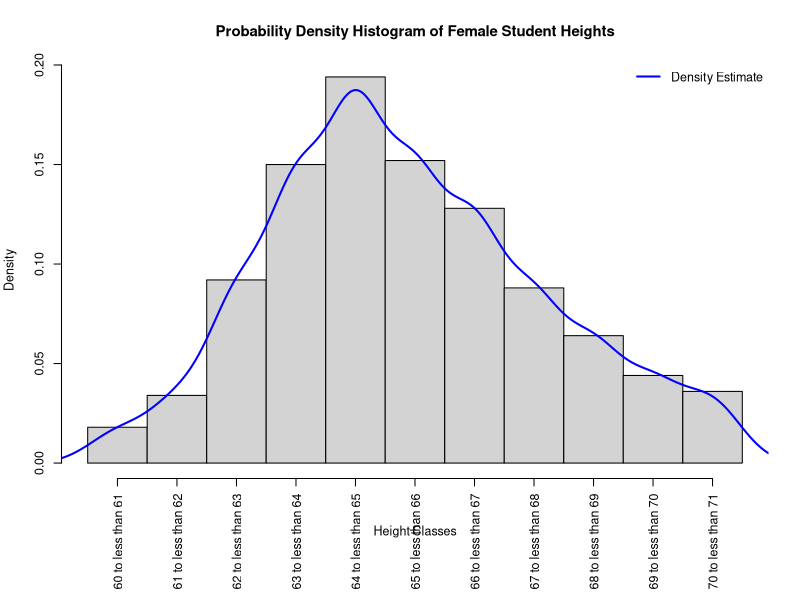
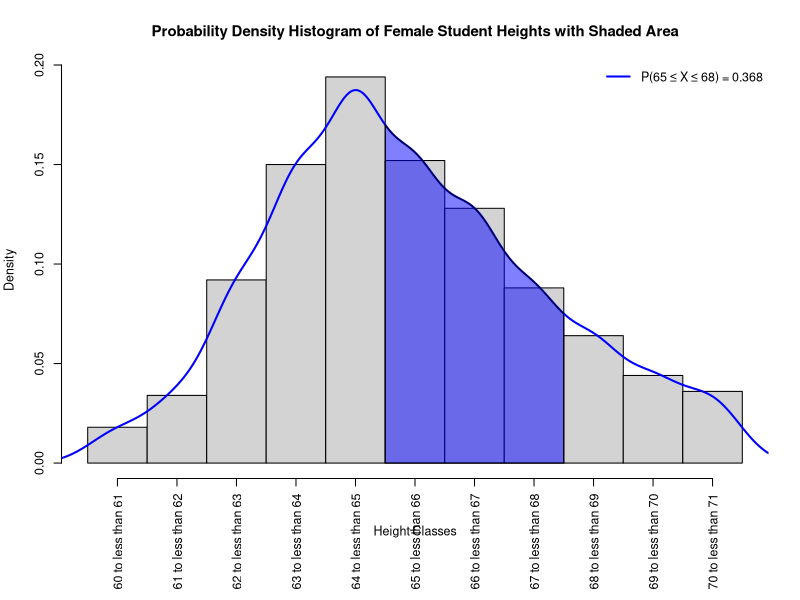
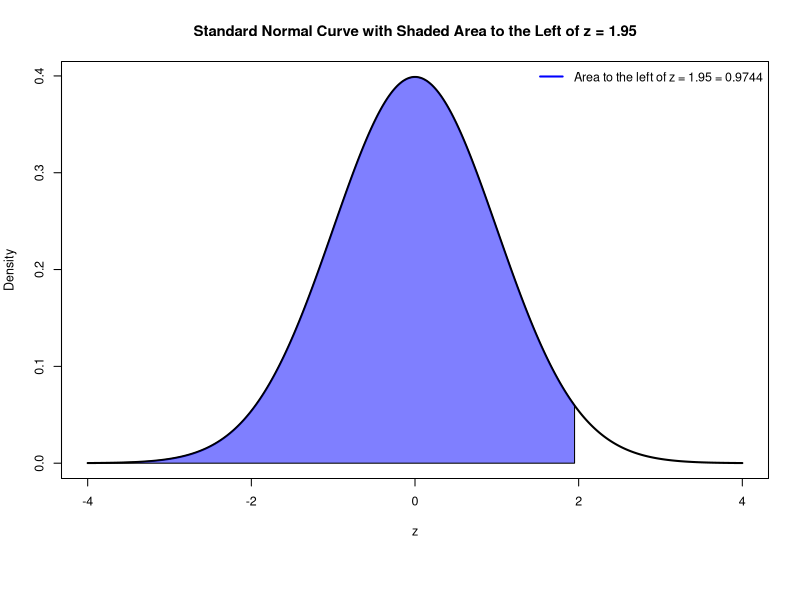
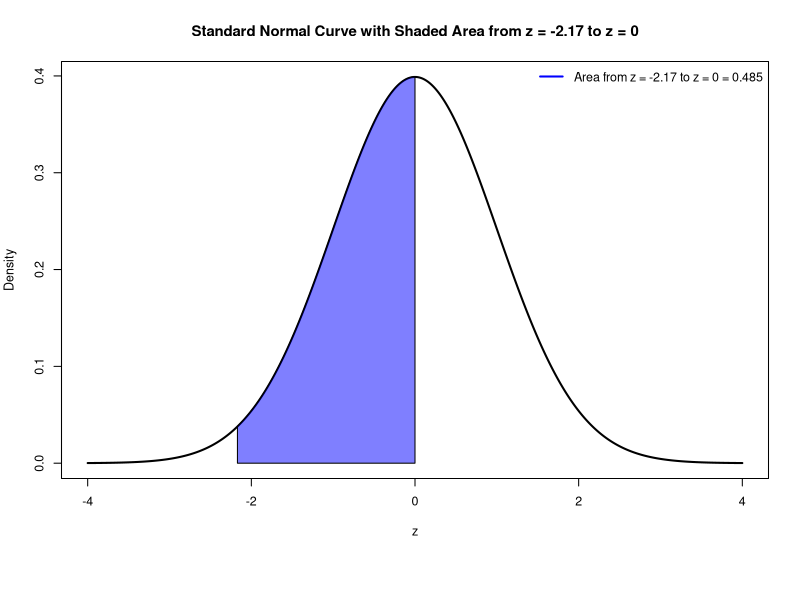

R code for these plots, in order:
## Suppose 5000 female students are enrolled at a university, and X is the
## continuous random variable that represents the height in inches of a randomly
## selected female student. Note that these are exact probabilities because we
## are considering the population of all female students enrolled at the
## university.

# Height Classes

C <- c("60 to less than 61", "61 to less than 62", "62 to less than 63", 
       "63 to less than 64", "64 to less than 65", "65 to less than 66", 
       "66 to less than 67", "67 to less than 68", "68 to less than 69", 
       "69 to less than 70", "70 to less than 71")

# Frequencies
f <- c(90, 170, 460, 750, 970, 
       760, 640, 440, 320, 220, 180)

# Relative Frequencies
rf <- c(0.018, 0.034, 0.092, 0.150, 0.194, 
        0.152, 0.128, 0.088, 0.064, 0.044, 0.036)

## Create a probability density histogram for these data and then superimpose a
## density estimate on the histogram. Use only the base R functions.

# Create a data frame
height_data <- data.frame(Class = C, Frequency = f, Relative_Frequency = rf)
height_data
# Create the histogram, make plot less taller than normal
par(cex=.75, mar=c(8,4,4,2)+0.1)
hist(rep(1:11, times = f),
     breaks = seq(0.5, 11.5, by = 1),
     freq = FALSE,
     xlab = "Height Classes",
     ylab = "Density",
     main = "Probability Density Histogram of Female Student Heights",
     xaxt = "n")
axis(1, at = 1:11, labels = C, las = 2)
# Superimpose a density estimate
lines(density(rep(1:11, times = f),bw=0.5), col = "blue", lwd = 2)
# Add a legend
legend("topright", legend = "Density Estimate", col = "blue", lwd = 2,bty="n")

## For this data and using the density estimate, compute the probability that
#the height of a randomly selected female student from this university, X, lies
#in the interval 65 to 68 inches (i.e., P(65 ≤ X ≤ 68)). There are 11 classes,
#and the classes corresponding to 65 to 68 inches are 6 to 8. Here we could
#approximate the area by taking the sum of the relative frequencies for classes
#6, 7, and 8, which represents the areas of the bars in the histogram for these
#classes.
prob_65_68 <- sum(rf[6:8])
prob_65_68
# Output: 0.368=0.152+0.128+0.088
## Plot the density estimate then shade the area corresponding to this probability.
# Create the histogram again
par(cex=.75, mar=c(8,4,4,2)+0.1)
hist(rep(1:11, times = f),
     breaks = seq(0.5, 11.5, by = 1),
     freq = FALSE,
     xlab = "Height Classes",
     ylab = "Density",
     main = "Probability Density Histogram of Female Student Heights with Shaded Area",
     xaxt = "n")
axis(1, at = 1:11, labels = C, las = 2)
# Superimpose the density estimate
density_est <- density(rep(1:11, times = f),bw=0.5)
lines(density_est, col = "blue", lwd = 2)
# Shade the area corresponding to P(65 ≤ X ≤ 68)
x_shade <- seq(5.5, 8.5, length.out = 100)
y_shade <- approx(density_est$x, density_est$y, xout = x_shade)$y
polygon(c(x_shade, rev(x_shade)), c(y_shade, rep(0, length(y_shade))), col = rgb(0, 0, 1, 0.5))
# Add a legend and add the probability value
legend("topright", legend = paste("P(65 ≤ X ≤ 68) =", round(prob_65_68, 3)), col = "blue", lwd = 2,bty="n")

# Now, use the density curve estimate to approximate the probability that the
# height of a randomly selected female student from this university, X, lies
# between 65 and 68 inches. The probability P(65 ≤ X ≤ 68) is approximated by
# the area under the density curve from 65 to 68 inches. Use numerican
# integration in R to compute this area. Define the density function based on
# the density estimate
density_function <- function(x) {
  approx(density_est$x, density_est$y, xout = x)$y
}
# Compute the area under the curve from 5.5 to 8.5 (corresponding to 65 to 68
# inches)
area_65_68 <- integrate(density_function, lower = 5.5, upper = 8.5)$value
area_65_68
# Output: 0.3707751

# Find the area under the standard normal curve to the left of z = 1.95. Plot the standard normal curve and shade the area to the left of z = 1.95.

# Compute the area to the left of z = 1.95 using numerical integration
area_left_1.95 <- integrate(dnorm, lower = -Inf, upper = 1.95)$value
area_left_1.95
# Output: 0.9744
# Plot the standard normal curve
z_values <- seq(-4, 4, length.out = 1000)
plot(z_values, dnorm(z_values), type = "l", lwd = 2,
     main = "Standard Normal Curve with Shaded Area to the Left of z = 1.95",
     xlab = "z", ylab = "Density")
# Shade the area to the left of z = 1.95
z_shade <- seq(-4, 1.95, length.out = 100)
y_shade <- dnorm(z_shade)
polygon(c(z_shade, rev(z_shade)), c(y_shade, rep(0, length(y_shade))), col = rgb(0, 0, 1, 0.5))
# Add a legend and the area value
legend("topright", legend = paste("Area to the left of z = 1.95 =", round(area_left_1.95, 4)), col = "blue", lwd = 2,bty="n")

# We could instead use the pnorm() function in R to find this area, which gives
# the cumulative area from the far left up to the specified z-value. This is
# what one would do in general. Or if you only had access to a standard normal
# table, you could look up the area corresponding to z = 1.95.
area_left_1.95_pnorm <- pnorm(1.95)
area_left_1.95_pnorm

# Find the area under the standard normal curve from z = -2.17 to z = 0 using pnorm().
area_neg2.17_to_0 <- pnorm(0) - pnorm(-2.17)
area_neg2.17_to_0
# Plot the standard normal curve and shade the area from z = -2.17 to z = 0.
# Plot the standard normal curve
plot(z_values, dnorm(z_values), type = "l", lwd = 2, 
     main = "Standard Normal Curve with Shaded Area from z = -2.17 to z = 0",
     xlab = "z", ylab = "Density")
# Shade the area from z = -2.17 to z = 0
z_shade <- seq(-2.17, 0, length.out = 100)
y_shade <- dnorm(z_shade)
polygon(c(z_shade, rev(z_shade)), c(y_shade, rep(0, length(y_shade))), col = rgb(0, 0, 1, 0.5))
# Add a legend and the area value
legend("topright", legend = paste("Area from z = -2.17 to z = 0 =", round(area_neg2.17_to_0, 4)), col = "blue", lwd = 2,bty="n")

# Let X be a continuous random variable that is normally distributed with a mean
# of 25 and a standard deviation of 4. Find the area between x = 18 and x = 34
# using pnorm(), and then standardize the values and recompute the area using
# pnorm().
mean_X <- 25
sd_X <- 4
# Compute the area between x = 18 and x = 34 using pnorm()
area_18_to_34 <- pnorm(34, mean = mean_X, sd = sd_X) - pnorm(18, mean = mean_X, sd = sd_X)
area_18_to_34
# Standardize the values
z_18 <- (18 - mean_X) / sd_X
z_34 <- (34 - mean_X) / sd_X
# Recompute the area using pnorm()
area_18_to_34_standardized <- pnorm(z_34) - pnorm(z_18)
area_18_to_34_standardized

